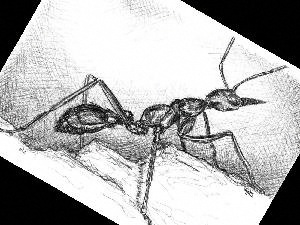
#> input picture ant/GNoise2GNoise2image_0005.jpg, 300 x 225 px, found by its file name; its folder holds 4 pictures in this run
$ python CaltechAugment.py   (Python 2 division)
#> lines starting #> are read from the running program, lines starting #| are printed output that depends on the picture; pictures that were not available may be replaced by others from this repository, and a replacement may not be noted
#!/usr/bin/env python2
# -*- coding: utf-8 -*-
"""
Created on Tue May  9 16:50:05 2017

@author: sezan92
"""

from os import listdir
from os.path import isfile,join
import numpy as np
import cv2

import imutils
import pandas as pd
def Rotate(img):
    img = imutils.rotate(img,np.random.normal(0,5))
    return img

def GaussNoise(img):
    noise = np.random.normal(0,1,img.shape)
    img = img+noise
    return img


    #im2.show()


Ant = '/home/sezan92/Classifier/Caltech101/ant'
Beaver = '/home/sezan92/Classifier/Caltech101/beaver'
Butterfly = '/home/sezan92/Classifier/Caltech101/butterfly'
Dalmatian = '/home/sezan92/Classifier/Caltech101/dalmatian'
Dolphin = '/home/sezan92/Classifier/Caltech101/dolphin'
Test ='/home/sezan92/Classifier/Caltech101/Test'
AntImages = [ f for f in listdir(Ant) if isfile(join(Ant,f)) ]
BeaverImages = [ f for f in listdir(Beaver) if isfile(join(Beaver,f)) ]
ButterflyImages = [ f for f in listdir(Butterfly) if isfile(join(Butterfly,f)) ]
DolphinImages = [ f for f in listdir(Dolphin) if isfile(join(Dolphin,f)) ]
DalmatianImages = [ f for f in listdir(Dalmatian) if isfile(join(Dalmatian,f)) ]
TestImages = [ f for f in listdir(Test) if isfile(join(Test,f)) ]

def ReadImages(ListName,FolderName,Flag = False):
#> called with FolderName = '/home/sezan92/Classifier/Caltech101/ant', Flag = True
    global NumberList
    global responseData
    global trainData
    global hog
    global cv2
    global imutils
    global winSize

    if Flag is True:


        folder = FolderName
        for image in listdir(folder):
            print "Reading " + image + " And Saving"
            img =cv2.imread(join(folder,image))
#> img is the input picture: shape (225, 300, 3); mean B, G, R 178.5, 178.5, 178.5
            imgRot = Rotate(img)
            cv2.imwrite(folder+'/Rotated'+image,imgRot)
            imgRot2= -Rotate(img)
            cv2.imwrite(folder+'/Rotate2'+image,imgRot2)
            imNoise= GaussNoise(img)
            cv2.imwrite(folder+'/GNoise'+image,imNoise)
            imNoise2= GaussNoise(img)
            cv2.imwrite(folder+'/GNoise2'+image,imNoise2)
            print "Saving Images"
#> pass 2 of the loop in ReadImages, `for image in listdir(folder):`:
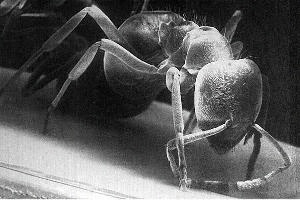
#> input picture ant/GNoise2GNoise2image_0011.jpg, 300 x 200 px, found by its file name
#> in ReadImages, img is the input picture: shape (200, 300, 3); mean B, G, R 89.9, 90, 89.9
#> in Rotate (call 4), `img = imutils.rotate(img,np.random.normal(0,5))`:
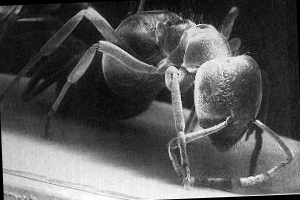
#> img: shape (200, 300, 3); mean of channels 0, 1, 2 87.9, 87.9, 87.9; drawn as B, G, R
#> in ReadImages, `imgRot2= -Rotate(img)`:
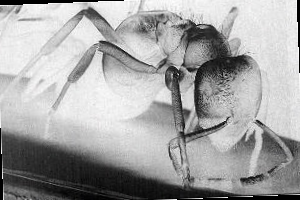
#> imgRot2: shape (200, 300, 3); mean B, G, R 163.8, 163.8, 163.8
#> pass 3 of the loop in ReadImages, `for image in listdir(folder):`:
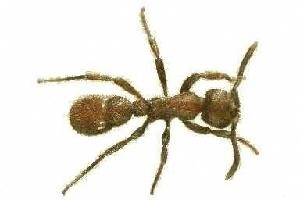
#> input picture ant/GNoise2GNoise2image_0018.jpg, 300 x 200 px, found by its file name
#> in ReadImages, img is the input picture: shape (200, 300, 3); mean B, G, R 223.9, 231.3, 234.1
#> in Rotate (call 6), `img = imutils.rotate(img,np.random.normal(0,5))`:
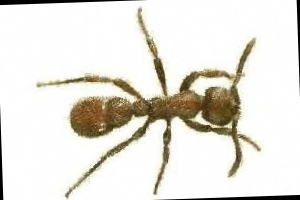
#> img: shape (200, 300, 3); mean of channels 0, 1, 2 219.4, 226.8, 229.5; drawn as B, G, R
#> in ReadImages, `imgRot2= -Rotate(img)`:
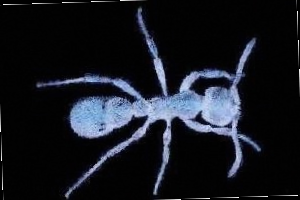
#> imgRot2: shape (200, 300, 3); mean B, G, R 33, 25.6, 22.9
#> the loop made 4 passes; the first 3 are shown

ReadImages(AntImages,Ant,Flag = True)
ReadImages(BeaverImages,Beaver,Flag = True)
ReadImages(ButterflyImages,Butterfly,Flag = True)
#> call 3 of ReadImages, with Flag = True
#> in ReadImages (call 3), `imgRot2= -Rotate(img)`:
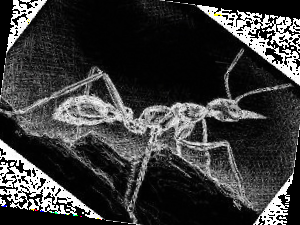
#> imgRot2: shape (225, 300, 3); mean B, G, R 57.1, 57.2, 57.2
ReadImages(DolphinImages,Dolphin,Flag = True)
#> call 4 of ReadImages, with Flag = True
#> in Rotate (call 13), `img = imutils.rotate(img,np.random.normal(0,5))`:
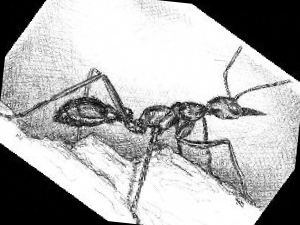
#> img: shape (225, 300, 3); mean of channels 0, 1, 2 173.6, 173.6, 173.6; drawn as B, G, R
#> in Rotate (call 14), `img = imutils.rotate(img,np.random.normal(0,5))`:
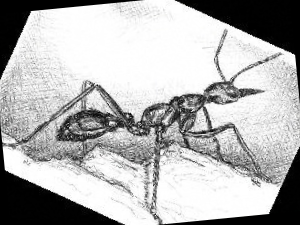
#> img: shape (225, 300, 3); mean of channels 0, 1, 2 177.8, 177.8, 177.8; drawn as B, G, R
#> in ReadImages (call 4), `imgRot2= -Rotate(img)`:
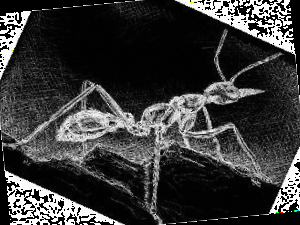
#> imgRot2: shape (225, 300, 3); mean B, G, R 56.3, 56.4, 56.4
ReadImages(DalmatianImages,Dalmatian,Flag = True)
#> in Rotate (call 15), `img = imutils.rotate(img,np.random.normal(0,5))`:
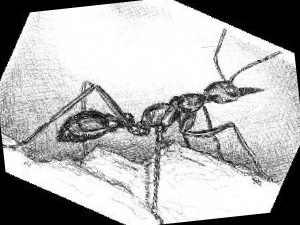
#> img: shape (225, 300, 3); mean of channels 0, 1, 2 177.7, 177.8, 177.8; drawn as B, G, R
#> in Rotate (call 16), `img = imutils.rotate(img,np.random.normal(0,5))`:
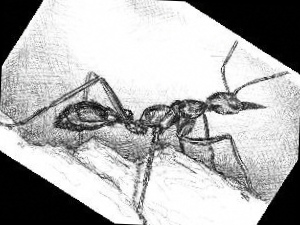
#> img: shape (225, 300, 3); mean of channels 0, 1, 2 176.4, 176.4, 176.4; drawn as B, G, R
#> in ReadImages (call 5), `imgRot2= -Rotate(img)`:
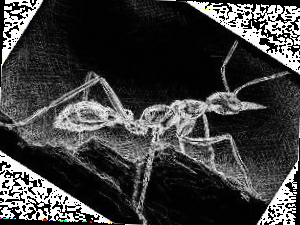
#> imgRot2: shape (225, 300, 3); mean B, G, R 61, 61.1, 61.1


print " Saved All images"
